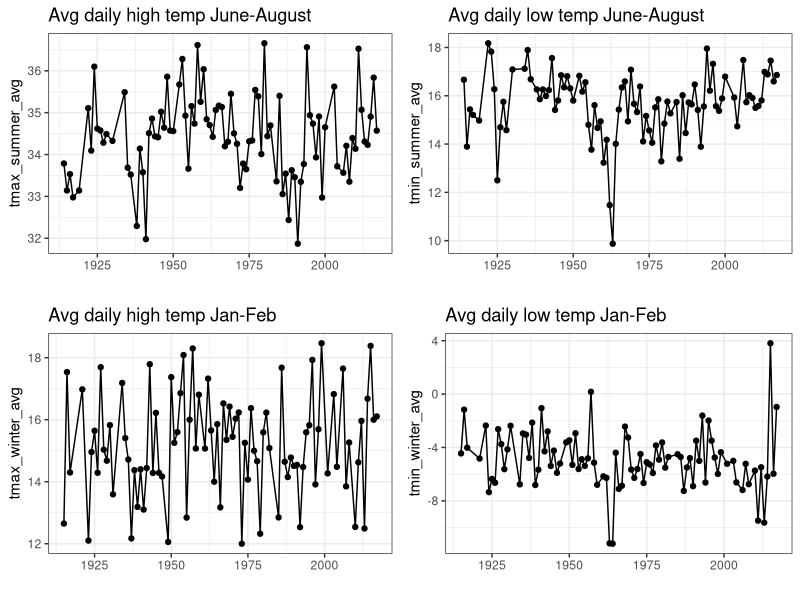
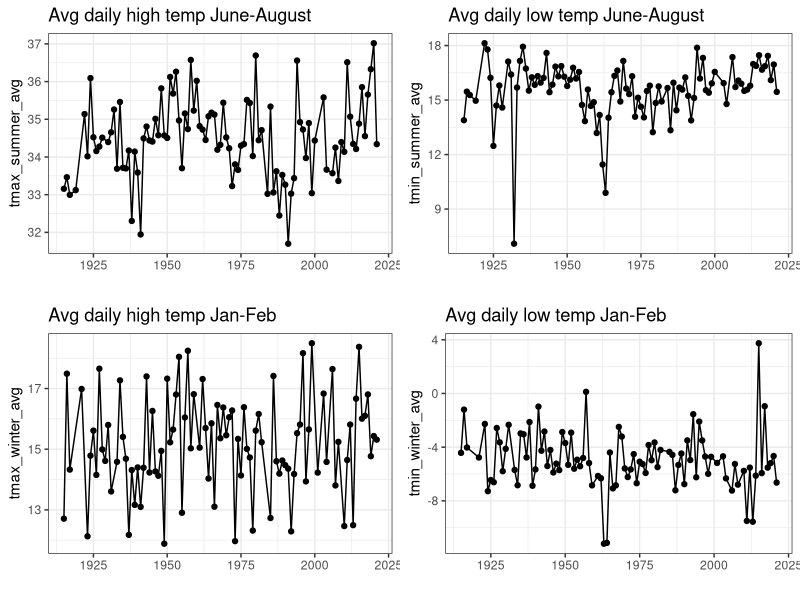
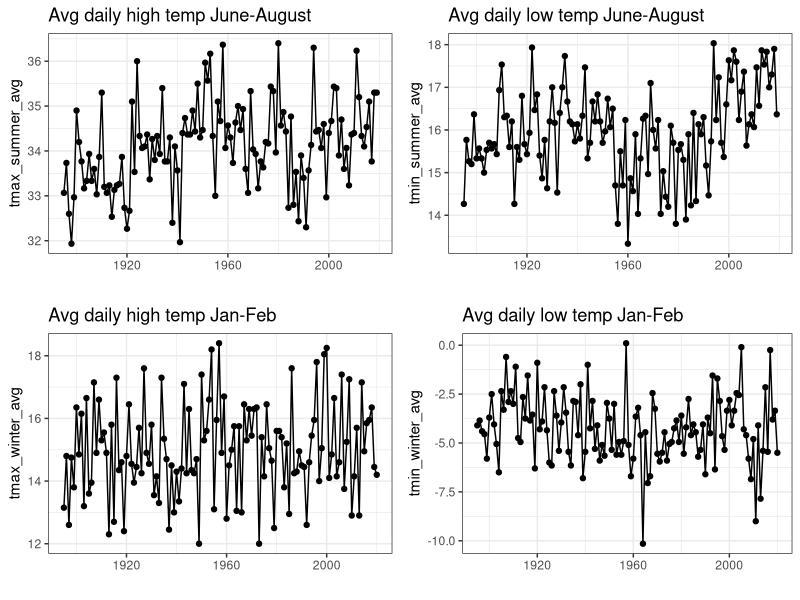

Reproduce these figures in R, in order.
## ---- chunk 1
library(dplyr)
library(ggplot2)

# read raw files
jrn = read.csv('data/raw_climate_data/JRN_379001_NOAA_JER_HQ_daily_climate_data.csv')
noaaprcp = read.csv('data/raw_climate_data/NOAA_Jornada_precip_downloaded20210803.csv')
noaatemp = read.csv('data/raw_climate_data/NOAA_Jornada_temp.csv')
prism = read.csv('data/raw_climate_data/PRISM_ppt_tmin_tmean_tmax_tdmean_vpdmin_vpdmax_stable_4km_189501_202001_Headquarters.csv', skip=10)

# put noaa data frame together and convert from English to metric
noaa = merge(noaaprcp, noaatemp, all=T) %>%
  dplyr::select(-NAME, -STATION) %>%
  mutate(prec_mm = PRCP*25.4,
         tmin_c = (TMIN-32)*5/9,
         tmax_c = (TMAX-32)*5/9)

# separate date parts
jrn$year = lubridate::year(jrn$date)
jrn$month = lubridate::month(jrn$date)
jrn$day = lubridate::day(jrn$date)
prism$year = as.numeric(substr(prism$Date, 1,4))
prism$month = as.numeric(substr(prism$Date, 6,7))
noaa$year = lubridate::year(noaa$DATE)
noaa$month = lubridate::month(noaa$DATE)
noaa$day = lubridate::day(noaa$DATE)

# add column of data source
jrn$source = 'JRN'
noaa$source = 'NOAA'
prism$source = 'PRISM'
## ---- chunk 2
# plot avg summer and winter high/low temp

jrn_summer_temp = dplyr::filter(jrn, month %in% c(6,7,8)) %>%
  group_by(year) %>%
  summarize(tmax_summer_avg = mean(tmax_c, na.rm=T),
            tmin_summer_avg = mean(tmin_c, na.rm=T),
            monthly_temp_nas = sum(is.na(tmax_c)),
            monthly_min_nas = sum(is.na(tmin_c))) %>%
  dplyr::filter(monthly_temp_nas<30, monthly_min_nas<30)

summer_max=ggplot(jrn_summer_temp, aes(x=year, y=tmax_summer_avg)) +
  geom_point() +
  geom_line() +
  ggtitle('Avg daily high temp June-August') +
  xlab('') +
  theme_bw()

summer_min=ggplot(jrn_summer_temp, aes(x=year, y=tmin_summer_avg)) +
  geom_point() +
  geom_line() +
  ggtitle('Avg daily low temp June-August') +
  xlab('') +
  theme_bw()

jrn_winter_temp = dplyr::filter(jrn, month %in% c(1,2)) %>%
  group_by(year) %>%
  summarize(tmax_winter_avg = mean(tmax_c, na.rm=T),
            tmin_winter_avg = mean(tmin_c, na.rm=T),
            monthly_temp_nas = sum(is.na(tmax_c)),
            monthly_min_nas = sum(is.na(tmin_c))) %>%
  dplyr::filter(monthly_temp_nas<20, monthly_min_nas<20)

winter_max=ggplot(jrn_winter_temp, aes(x=year, y=tmax_winter_avg)) +
  geom_point() +
  geom_line() +
  ggtitle('Avg daily high temp Jan-Feb') +
  xlab('') +
  theme_bw()

winter_min=ggplot(jrn_winter_temp, aes(x=year, y=tmin_winter_avg)) +
  geom_point() +
  geom_line() +
  ggtitle('Avg daily low temp Jan-Feb') +
  xlab('') +
  theme_bw()

gridExtra::grid.arrange(summer_max, summer_min, winter_max, winter_min, nrow=2)
## ---- chunk 3
# plot avg summer and winter high/low temp

noaa_summer_temp = dplyr::filter(noaa, month %in% c(6,7,8)) %>%
  group_by(year) %>%
  summarize(tmax_summer_avg = mean(tmax_c, na.rm=T),
            tmin_summer_avg = mean(tmin_c, na.rm=T),
            monthly_temp_nas = sum(is.na(tmax_c)),
            monthly_min_nas = sum(is.na(tmin_c))) %>%
  dplyr::filter(monthly_temp_nas<30, monthly_min_nas<30)

summer_max2=ggplot(noaa_summer_temp, aes(x=year, y=tmax_summer_avg)) +
  geom_point() +
  geom_line() +
  ggtitle('Avg daily high temp June-August') +
  xlab('') +
  theme_bw()

summer_min2=ggplot(noaa_summer_temp, aes(x=year, y=tmin_summer_avg)) +
  geom_point() +
  geom_line() +
  ggtitle('Avg daily low temp June-August') +
  xlab('') +
  theme_bw()

noaa_winter_temp = dplyr::filter(noaa, month %in% c(1,2)) %>%
  group_by(year) %>%
  summarize(tmax_winter_avg = mean(tmax_c, na.rm=T),
            tmin_winter_avg = mean(tmin_c, na.rm=T),
            monthly_temp_nas = sum(is.na(tmax_c)),
            monthly_min_nas = sum(is.na(tmin_c))) %>%
  dplyr::filter(monthly_temp_nas<20, monthly_min_nas<20)

winter_max2=ggplot(noaa_winter_temp, aes(x=year, y=tmax_winter_avg)) +
  geom_point() +
  geom_line() +
  ggtitle('Avg daily high temp Jan-Feb') +
  xlab('') +
  theme_bw()

winter_min2=ggplot(noaa_winter_temp, aes(x=year, y=tmin_winter_avg)) +
  geom_point() +
  geom_line() +
  ggtitle('Avg daily low temp Jan-Feb') +
  xlab('') +
  theme_bw()

gridExtra::grid.arrange(summer_max2, summer_min2, winter_max2, winter_min2, nrow=2)
## ---- chunk 4
# plot avg summer and winter high/low temp

prism_summer_temp = dplyr::filter(prism, month %in% c(6,7,8)) %>%
  group_by(year) %>%
  summarize(tmax_summer_avg = mean(tmax..degrees.C., na.rm=T),
            tmin_summer_avg = mean(tmin..degrees.C., na.rm=T)) 

summer_max=ggplot(prism_summer_temp, aes(x=year, y=tmax_summer_avg)) +
  geom_point() +
  geom_line() +
  ggtitle('Avg daily high temp June-August') +
  xlab('') +
  theme_bw()

summer_min=ggplot(prism_summer_temp, aes(x=year, y=tmin_summer_avg)) +
  geom_point() +
  geom_line() +
  ggtitle('Avg daily low temp June-August') +
  xlab('') +
  theme_bw()

prism_winter_temp = dplyr::filter(prism, month %in% c(1,2)) %>%
  group_by(year) %>%
  summarize(tmax_winter_avg = mean(tmax..degrees.C., na.rm=T),
            tmin_winter_avg = mean(tmin..degrees.C., na.rm=T)) 

winter_max=ggplot(prism_winter_temp, aes(x=year, y=tmax_winter_avg)) +
  geom_point() +
  geom_line() +
  ggtitle('Avg daily high temp Jan-Feb') +
  xlab('') +
  theme_bw()

winter_min=ggplot(prism_winter_temp, aes(x=year, y=tmin_winter_avg)) +
  geom_point() +
  geom_line() +
  ggtitle('Avg daily low temp Jan-Feb') +
  xlab('') +
  theme_bw()

gridExtra::grid.arrange(summer_max, summer_min, winter_max, winter_min, nrow=2)
